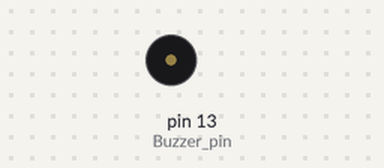
The sketch below on a simulated Arduino Uno, built with avr-gcc and run on an emulated ATmega328P. Shown: buzzer (waves = sounding).

Above: at 1.6 s.
At 5.75 s:
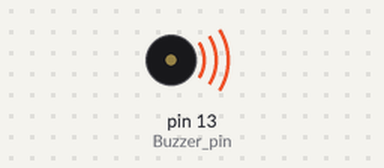
Timing chart, 0 to 6.0 s (numbered marks = the images above):
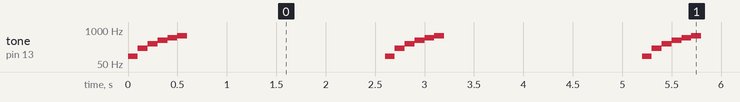

The sketch:

Buzzer_code.ino
```cpp
//Buzzer Code
// C++ code

int Buzzer_pin=13;

//Initilize
void setup()
{
  pinMode(Buzzer_pin, OUTPUT);//initialize pin 13 as an output
}

void loop()
{
  tone(Buzzer_pin,100);//100Hz
  delay(100); // Wait for 1000 millisecond(s)
  tone(Buzzer_pin, 200); //200Hz
  delay(100); // Wait for 1000 millisecond(s)
  tone(Buzzer_pin,300);//100Hz
  delay(100);
  tone(Buzzer_pin, 400); //200Hz
  delay(100);
  tone(Buzzer_pin,500);//100Hz
  delay(100); // Wait for 1000 millisecond(s)
  tone(Buzzer_pin, 600); //200Hz
  delay(100);
  noTone(Buzzer_pin);//For turning off the Buzzer
  delay(2000);
}
```

LCD_Arduino_Connection.cpp
```cpp
#include <LiquidCrystal.h>

// Initialize the library with the numbers of the interface pins
const int rs = 12, en = 11, d4 = 5, d5 = 4, d6 = 3, d7 = 2;
LiquidCrystal lcd(rs, en, d4, d5, d6, d7);

void setup() {
  // Set up the LCD's number of columns and rows
  lcd.begin(16, 2);
  // Print a message to the LCD
  lcd.print("How you doin'?");
  delay(1000);

  // Scroll the content to the right
  for (int positionCounter = 0; positionCounter < 16; positionCounter++) {
    // Scroll one position Left
    lcd.scrollDisplayLeft();
    // Wait a bit
    delay(150);
  }

  // Clear the screen
  lcd.clear();
  lcd.setCursor(0, 0);
  lcd.print("Count:");
}

void loop() {
  lcd.setCursor(6, 0);
  // Print the number of seconds since reset
  lcd.print(millis() / 1000);
}
```

Measured:
- by itself, tone on pin 13 (Buzzer_pin): repeats every 2.6 s: 200 Hz 0.10 s, 300 Hz 0.10 s, 400 Hz 0.10 s, 500 Hz 0.10 s, 600 Hz 0.10 s, silent 2.0 s, 100 Hz 0.10 s
